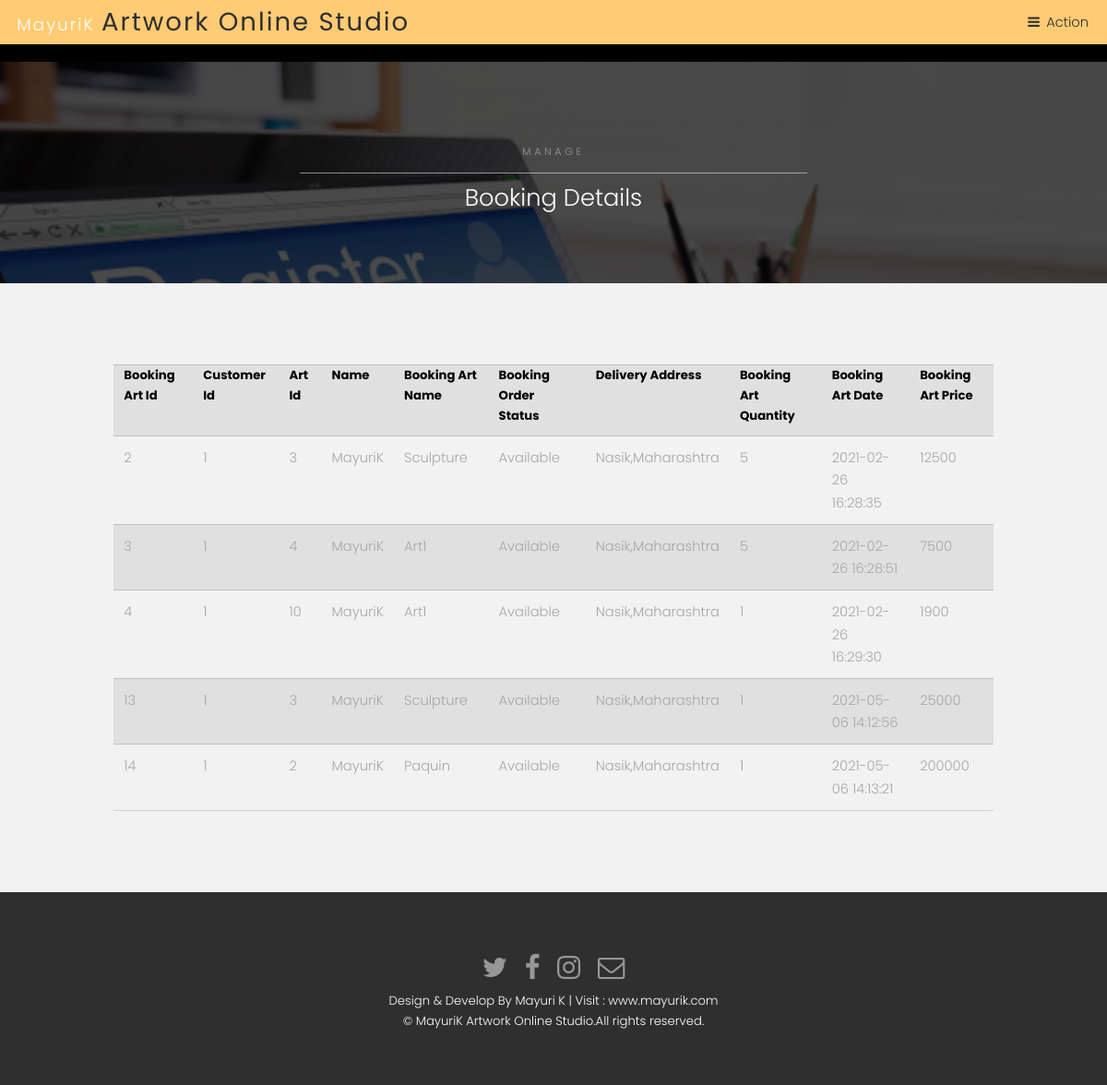
/admin/view_booking_detail.php, run on the app's committed database.
### tables this page shows
CREATE TABLE `booking_info` (
  `bart_id` int(10) NOT NULL,
  `cust_id` int(10) NOT NULL,
  `art_id` int(10) NOT NULL,
  `Name` text NOT NULL,
  `bart_name` varchar(50) NOT NULL,
  `order_status` varchar(20) NOT NULL,
  `delivery_address` varchar(50) NOT NULL,
  `bart_quantity` int(10) NOT NULL,
  `bart_date` varchar(30) NOT NULL DEFAULT 'CURRENT_TIMESTAMP(50)',
  `bart_price` int(20) NOT NULL
);

### admin/view_booking_detail.php (the view, shortened to what this page needs)
<?php include("header/header.php");?>
<section id="One" class="wrapper style3">
   <div class="inner">
      <header class="align-center">
         <p>MANAGE</p>
         <h2>Booking Details</h2>
      </header>
   </div>
</section>
<section id="two" class="wrapper style2">
   <div class="content" style="overflow-x:auto">
      <?php
         $sql = "select * from booking_info";
         $run = mysqli_query( $con, $sql );
         echo "
         <div class='container divform'>
         <table class='table table-bordered'  >
         	<tr>
         	<th>Booking Art Id</th>
         <th>Customer Id</mmth>
         <th> Art Id</th>
         <th>Name</th>
         <th>Booking Art Name</th>
         <th>Booking Order Status</th>
         <th>Delivery Address</th>
         <th>Booking Art Quantity</th>
         <th>Booking Art Date</th>
         <th>Booking Art Price</th>
         	</tr>";
         while ( $result = mysqli_fetch_array( $run ) ) {
         	echo "<tr>
         		<td>$result[0]</td>
         <td>$result[1]</td>
         <td>$result[2]</td>
         <td>$result[3]</td>
         <td>$result[4]</td>
         <td>$result[5]</td>
         <td>$result[6]</td>
         <td>$result[7]</td>
         <td>$result[8]</td>
         <td>$result[9]</td>
         		</tr>";
         }
         echo "</table>
         </div>";
         ?>
   </div>
</section>
<?php include( "../footer/footer.php" );?>

### assets/css/main.css (style rules this page uses)
html, body, div, span, applet, object, iframe, h1, h2, h3, h4, h5, h6, p, blockquote, pre, a, abbr, acronym, address, big, cite, code, del, dfn, em, img, ins, kbd, q, s, samp, small, strike, strong, sub, sup, tt, var, b, u, i, center, dl, dt, dd, ol, ul, li, fieldset, form, label, legend, table, caption, tbody, tfoot, thead, tr, th, td, article, aside, canvas, details, embed, figure, figcaption, footer, header, hgroup, menu, nav, output, ruby, section, summary, time, mark, audio, video { margin: 0; padding: 0; border: 0; font-size: 100%; font: inherit; vertical-align: baseline; }
article, aside, details, figcaption, figure, footer, header, hgroup, menu, nav, section { display: block; }
body { line-height: 1; }
table { border-collapse: collapse; border-spacing: 0; }
body { -webkit-text-size-adjust: none; }
*, *:before, *:after { -moz-box-sizing: border-box; -webkit-box-sizing: border-box; box-sizing: border-box; }
.container { margin-left: auto; margin-right: auto; }
.container { width: 80rem; }
@media screen and (max-width: 1680px) { .container { width: 80rem; } }
@media screen and (max-width: 1280px) { .container { width: 65rem; } }
body { -ms-overflow-style: scrollbar; }
body { background: #fff; }
html { font-size: 13pt; }
@media screen and (max-width: 1680px) { html { font-size: 11pt; } }
@media screen and (max-width: 1280px) { html { font-size: 11pt; } }
body { background-color: #fff; color: #444; }
body, input, select, textarea { font-family: "Poppins", sans-serif; font-weight: 300; font-size: 1rem; line-height: 1.65; }
p { margin: 0 0 2rem 0; }
h1, h2, h3, h4, h5, h6 { font-weight: 300; line-height: 1.5; margin: 0 0 1rem 0; }
h2 { font-size: 1.75rem; }
.align-center { text-align: center; }
h1, h2, h3, h4, h5, h6 { color: #555; }
header p { position: relative; margin: 0 0 1.5rem 0; }
header p { color: #2f2f2f; }
table { margin: 0 0 2rem 0; width: 100%; }
table tbody tr { border: solid 1px; border-left: 0; border-right: 0; }
table td { padding: 0.75rem 0.75rem; }
table th { font-size: 0.9rem; font-weight: 700; padding: 0 0.75rem 0.75rem 0.75rem; text-align: left; }
table tbody tr { border-color: rgba(144, 144, 144, 0.25); }
table tbody tr:nth-child(2n + 1) { background-color: rgba(144, 144, 144, 0.075); }
table th { color: #555; }
.wrapper { padding: 6rem 0 4rem 0 ; position: relative; margin: 0; }
.wrapper > .inner { margin: 0 auto; width: 80rem; }
.wrapper.style2 { background-color: #f2f2f2; color: #a6a6a6; }
.wrapper.style2 table tbody tr { border-color: rgba(0, 0, 0, 0.15); }
.wrapper.style2 table tbody tr:nth-child(2n + 1) { background-color: rgba(0, 0, 0, 0.075); }
.wrapper.style2 table th { color: #000; }
.wrapper.style3 { color: #bfbfbf; background-image: url(../../img/bg/bg.jpg); background-size: cover; background-attachment: fixed; background-position: center; position: relative; }
.wrapper.style3 h1, .wrapper.style3 h2, .wrapper.style3 h3, .wrapper.style3 h4, .wrapper.style3 h5, .wrapper.style3 h6 { color: #ffffff; }
.wrapper.style3 header p { color: #999999; }
.wrapper.style3 .inner { position: relative; z-index: 2; }
.wrapper.style3 p { text-transform: uppercase; font-size: .75rem; font-weight: 300; margin: 0 0 .5rem 0; padding: 0 0 1rem 0; letter-spacing: .25rem; }
.wrapper.style3 p:after { content: ''; position: absolute; margin: auto; right: 0; bottom: 0; left: 0; width: 50%; height: 1px; background-color: rgba(255, 255, 255, 0.5); }
.wrapper.style3:before { -moz-transition: opacity 3s ease; -webkit-transition: opacity 3s ease; -ms-transition: opacity 3s ease; transition: opacity 3s ease; -moz-transition-delay: 1.25s; -webkit-transition-delay: 1.25s; -ms-transition-delay: 1.25s; transition-delay: 1.25s; content: ''; display: block; background-color: rgba(0, 0, 0, 0.95); height: 100%; left: 0; opacity: 0.75; position: absolute; top: 0; width: 100%; z-index: 1; }
@media screen and (max-width: 1280px) { .wrapper > .inner { width: 75rem; } }

### data on the page
booking_info: bart_id "2", cust "1", art "3", Name "MayuriK", bart_name "Sculpture", order_status "Available", delivery_address "Nasik,Maharashtra", bart_quantity "5", bart_date "2021-02-26 16:28:35", bart_price "12500"
booking_info: bart_id "3", cust "1", art "4", Name "MayuriK", bart_name "Art1", order_status "Available", delivery_address "Nasik,Maharashtra", bart_quantity "5", bart_date "2021-02-26 16:28:51", bart_price "7500"
booking_info: bart_id "4", cust "1", art "10", Name "MayuriK", bart_name "Art1", order_status "Available", delivery_address "Nasik,Maharashtra", bart_quantity "1", bart_date "2021-02-26 16:29:30", bart_price "1900"
booking_info: bart_id "13", cust "1", art "3", Name "MayuriK", bart_name "Sculpture", order_status "Available", delivery_address "Nasik,Maharashtra", bart_quantity "1", bart_date "2021-05-06 14:12:56", bart_price "25000"
booking_info: bart_id "14", cust "1", art "2", Name "MayuriK", bart_name "Paquin", order_status "Available", delivery_address "Nasik,Maharashtra", bart_quantity "1", bart_date "2021-05-06 14:13:21", bart_price "200000"
